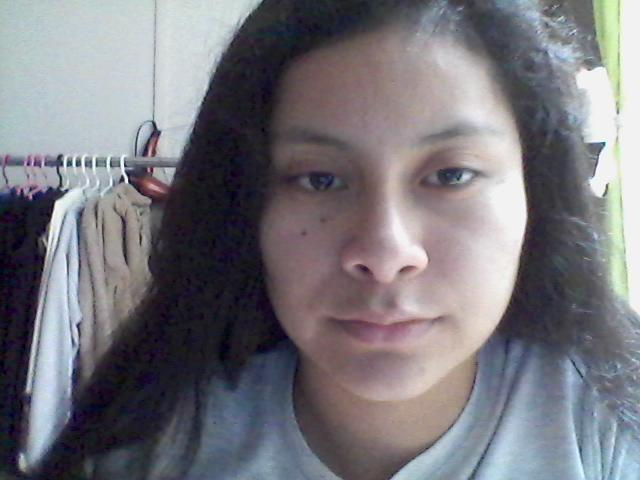
#> input picture Frame1.jpg, 640 x 480 px, found by its file name
$ python Pruebas.py
#> lines starting #> are read from the running program, lines starting #| are printed output that depends on the picture
### imflatfield.py
from __future__ import print_function
from __future__ import division
import cv2 as cv
import numpy as np
import argparse

def gammaCorrection(img_original,gamma):

    lookUpTable = np.empty((1,256), np.uint8)
    for i in range(256):
        lookUpTable[0,i] = np.clip(pow(i / 255.0, gamma) * 255.0, 0, 255)

    res = cv.LUT(img_original, lookUpTable)
    return res

### imadjust.py
import numpy as np

# Image adjustment
def imadjust(img, In=(0,1.0), Out=(0,1.0), gamma=1.0):
    "J = low_out +(high_out - low_out).* ((I - low_in)/(high_in - low_in)).^ gamma"
    low_in,high_in = In
    low_out, high_out = Out

    low_in *= 255.0
    high_in *= 255.0

    low_out *= 255.0
    high_out *= 255.0

    k = (high_out - low_out) / (high_in - low_in)

    h,w = img.shape[:2]

    imgOut = np.zeros((h,w), np.uint8)

    for r in range(h):
        for c in range(w):
            if img[r,c] <= low_in:
                imgOut[r,c] = low_out
            elif img[r,c] > high_in:
                imgOut[r,c] = high_out
            else:
                res = round(k*(img[r,c]-low_in) + low_out)
                imgOut[r,c] = res
    return imgOut

### Pruebas.py
import cv2 as cv
import imflatfield as ff
import imadjust as ij

path = r'C:\Users\Ryzen\Documents\GitHub\Proyecto\Frame1.jpg'

img = cv.imread(path)
#> img is the input picture: shape (480, 640, 3); mean B, G, R 124.9, 118.5, 120.1
img_original = img[:,:,2]
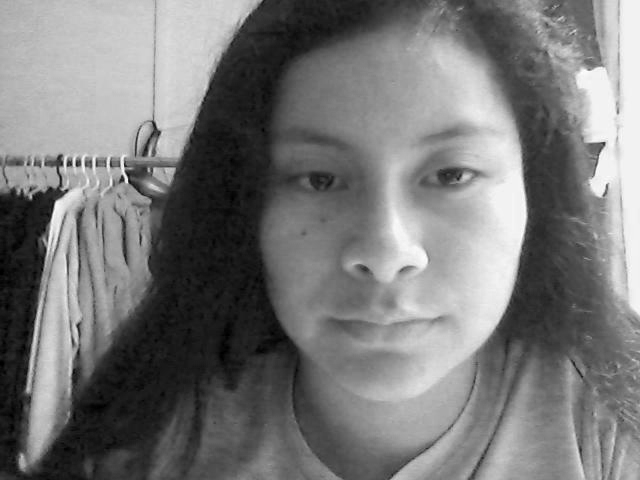
#> img_original: shape (480, 640); min 0, max 255, mean 120.1

gamma = 0.724

res = ff.gammaCorrection(img_original,gamma)
#> in gammaCorrection, `res = cv.LUT(img_original, lookUpTable)`:
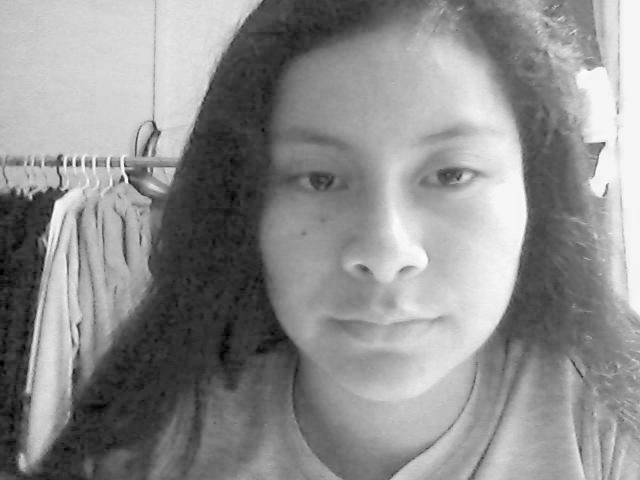
#> res: shape (480, 640); min 0, max 255, mean 142
m_e = ij.imadjust(res, (0.18,0.32))
#> after the loop in imadjust, `for r in range(h):`:
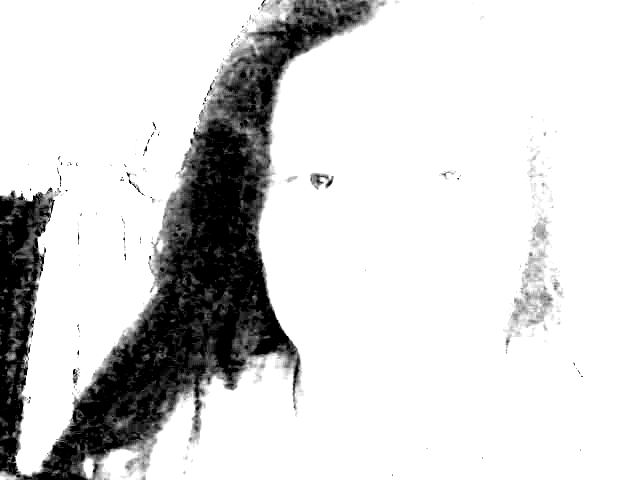
#> imgOut: shape (480, 640); min 0, max 255, mean 213.9

cv.imshow("Gamma correction", res)
cv.imshow("Imadjust", m_e)


cv.waitKey()
cv.destroyAllWindows()

$ run again, with Frame4.jpg copied over Frame1.jpg
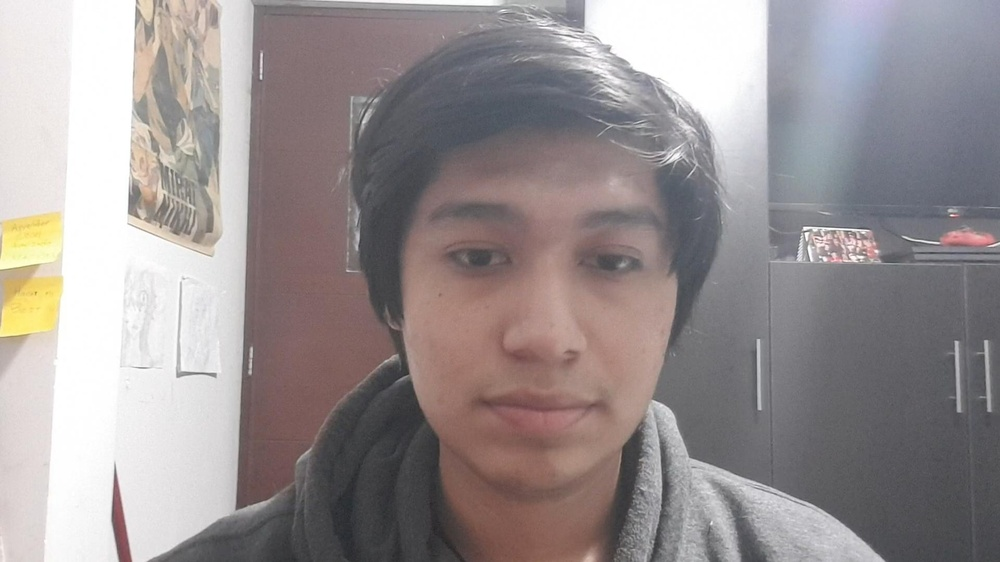
#> input picture Frame4.jpg, 1000 x 562 px, shrunk from 1920 x 1080 before the run, found by its file name
#> img is the input picture: shape (562, 1000, 3); mean B, G, R 146.2, 145.7, 153.4
#> in gammaCorrection, `res = cv.LUT(img_original, lookUpTable)`:
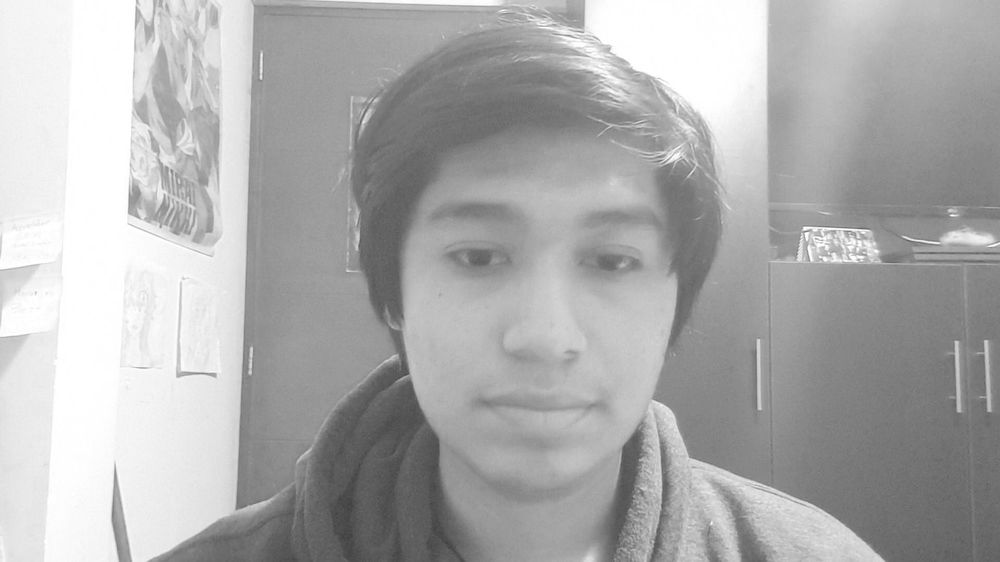
#> res: shape (562, 1000); min 63, max 255, mean 173.6
#> after the loop in imadjust, `for r in range(h):`:
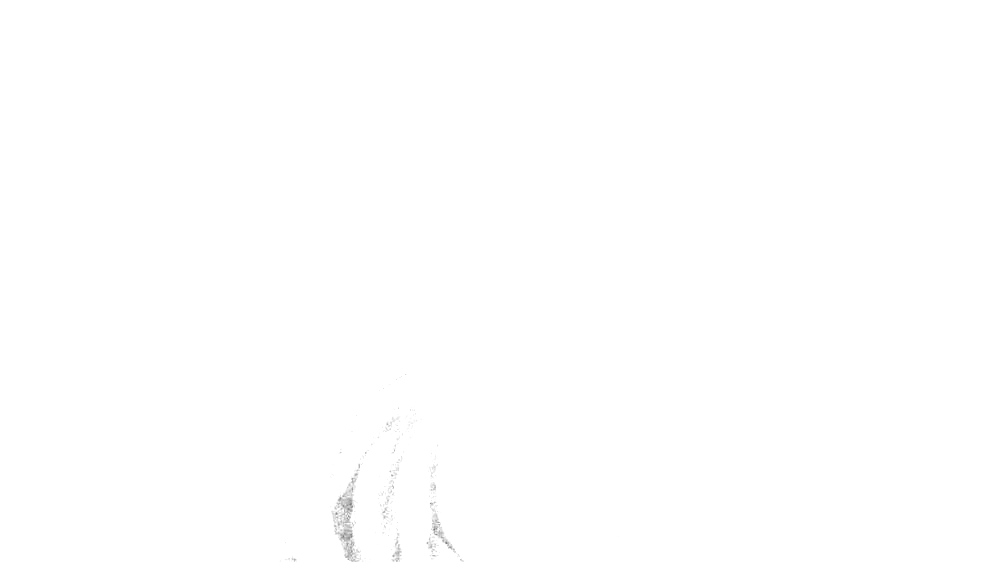
#> imgOut: shape (562, 1000); min 122, max 255, mean 254.8
